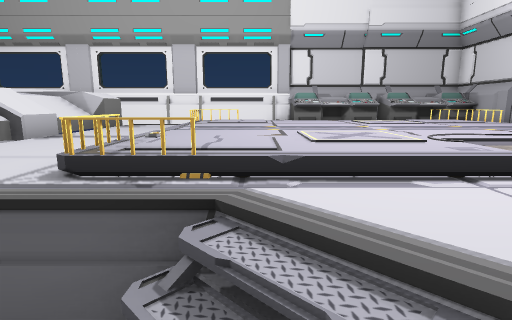
view 1 (above)

15 first-person views from a walk through a 3-D level made in the Unity game engine. The camera is 1.4 m above the floor, tilts 10° down and sees 80° across. The floor is counted in squares, 1 m on a side. Each view is taken from the middle of a square. On the plan, view 1 faces up. The plan holds only what a view shows up to about 14 squares ahead; the rest is blank.

view 2
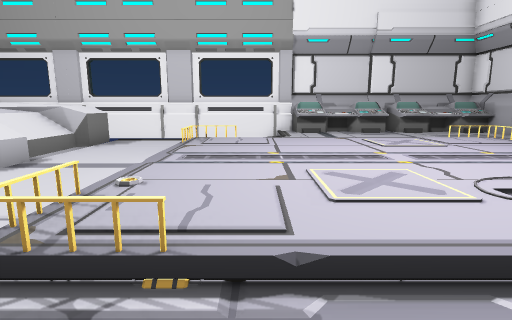

view 3
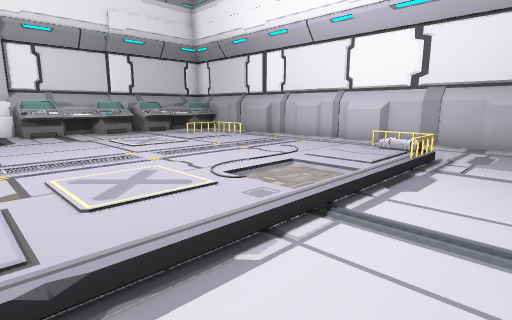

view 4
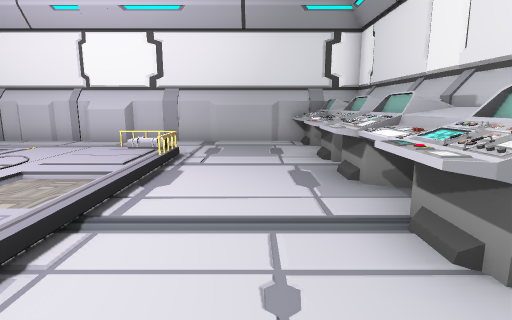

view 5
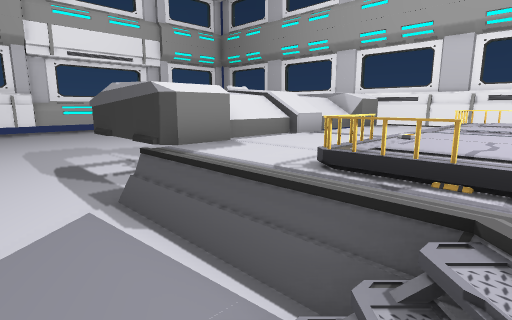

view 6
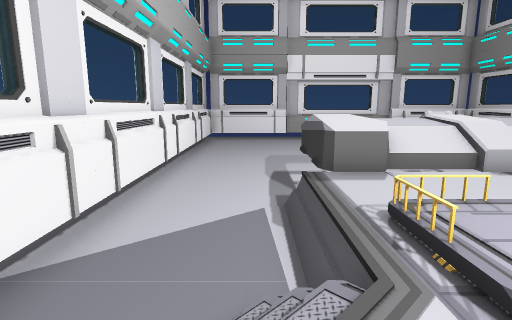

view 7
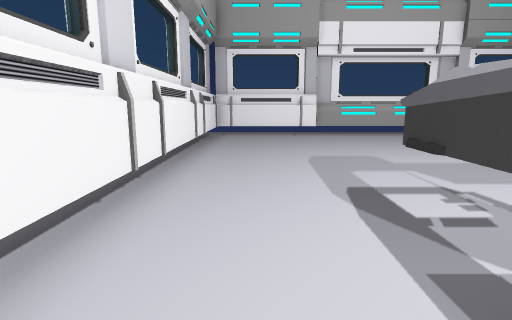

view 8
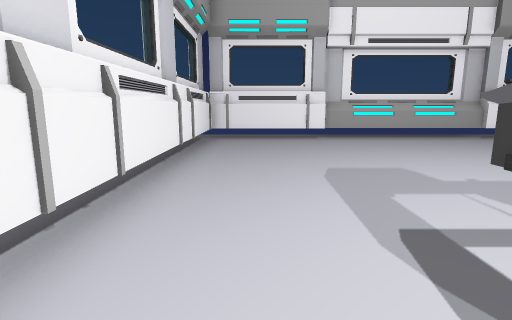

view 9
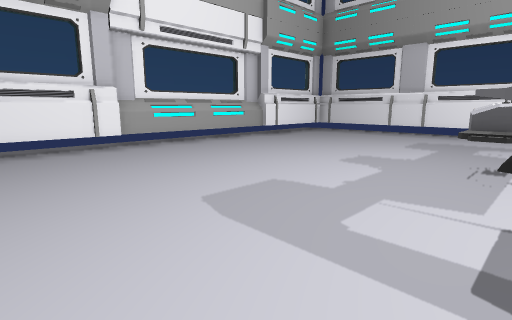

view 10
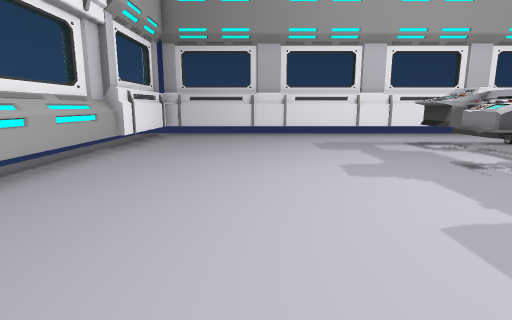

view 11
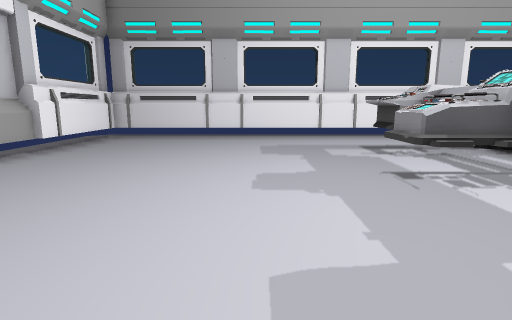

view 12
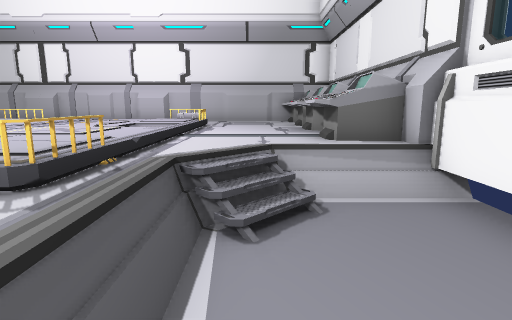

view 13
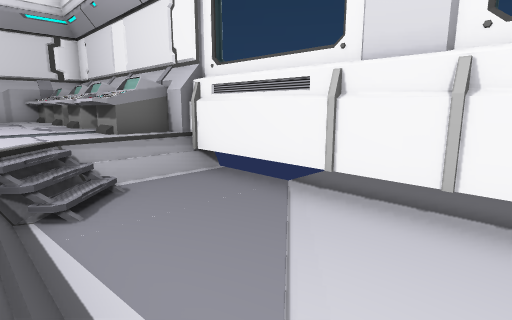

view 14
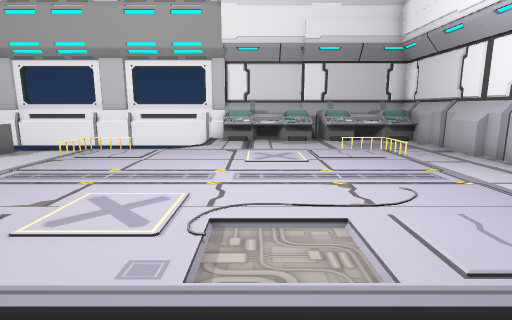

view 15
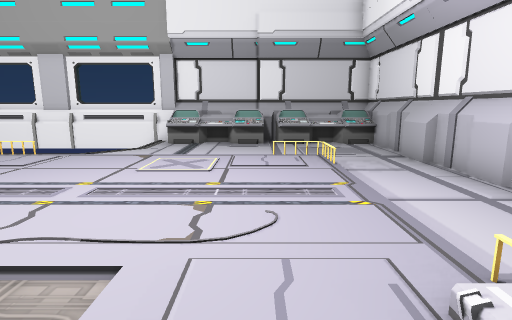

### Floor plan
Key: @ floor where view 1 was taken; # wall or solid block; . main floor; : floor 0.75 m higher than the main floor; + floor 1 m higher than the main floor; / step, stairs or slope; = window, fence, low wall or low ledge; ^ raised ledge; T thing the floor can be seen under or through.
Columns run from 19 left of view 1 to 10 right of it. Each row starts with its distance up from view 1.
 15  #############################
 14  #..............    #^^^^^^^^#
 13  #..............    =^^^^^^^^#
 12  #..............    /::::::::#
 11  #.............=:  /::::::::##
 10 ##.........#^^^:::::::::::::##
  9 #..........#^^^::/++++++++:::#
  8 #..........^^^^::/++++++++:::#
  7 #.........TT^^^::/++++++++:::#
  6 #.........TT#^^::/++++++++::##
  5 #..........^^^^::/++++++++::##
  4 #.........  ^^^::/++++++++:  #
  3 ##........###^^::/+++++++/:::#
  2 ##.............=:///:::::::::#
  1  #................///::::::::#
  0  #.................@/^^^^^^^^#
 -1  #..................#^^^^^^^^#
 -2  #############################

Where each view was taken, in squares from view 1:
view 1: 0 up, 0 right, facing up
view 2: 1 up, 0 right, facing up
view 3: 1 up, 0 right, facing up-right
view 4: 1 up, 0 right, facing right
view 5: 0 up, 0 right, facing up-left
view 6: 1 up, 2 right, facing left
view 7: 0 up, 3 left, facing left
view 8: 0 up, 5 left, facing left
view 9: 1 down, 8 left, facing up-left
view 10: 0 up, 14 left, facing up
view 11: 1 up, 12 left, facing up
view 12: 1 up, 4 left, facing right
view 13: 2 up, 5 left, facing down-right
view 14: 1 up, 3 right, facing up
view 15: 2 up, 5 right, facing up
